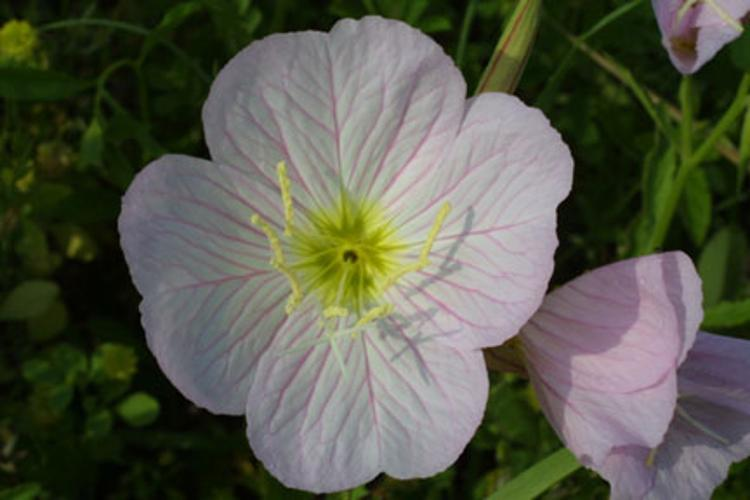
#> input picture image_processing/bunga1.jpg, 750 x 500 px
$ jupyter execute ip_gradien.ipynb   (older library calls are emulated)
#> lines starting #> are read from the running program, lines starting #| are printed output that depends on the picture
[cell 1]
# import the necessary packages
import matplotlib.pyplot as plt
import numpy as np
import cv2

[cell 2]
def plt_imshow(title, image):
	# convert the image frame BGR to RGB color space and display it
	image = cv2.cvtColor(image, cv2.COLOR_BGR2RGB)
	plt.imshow(image)
	plt.title(title)
	plt.grid(False)
	plt.show()

[cell 3]
# # construct the argument parser and parse the arguments
# ap = argparse.ArgumentParser()
# ap.add_argument("-i", "--image", type=str, required=True,
# 	help="path to input image")
# ap.add_argument("-s", "--scharr", type=int, default=0,
# 	help="path to input image")

# since we are using Jupyter Notebooks we can replace our argument
# parsing code with *hard coded* arguments and values
args = {
	"image": "bunga1.jpg",
    "scharr": 0
}

[cell 4]
# load the image, convert it to grayscale, and display the original
# grayscale image
image = cv2.imread(args["image"])
#> image is the input picture: shape (500, 750, 3); mean B, G, R 75, 89.8, 87.5
gray = cv2.cvtColor(image, cv2.COLOR_BGR2GRAY)
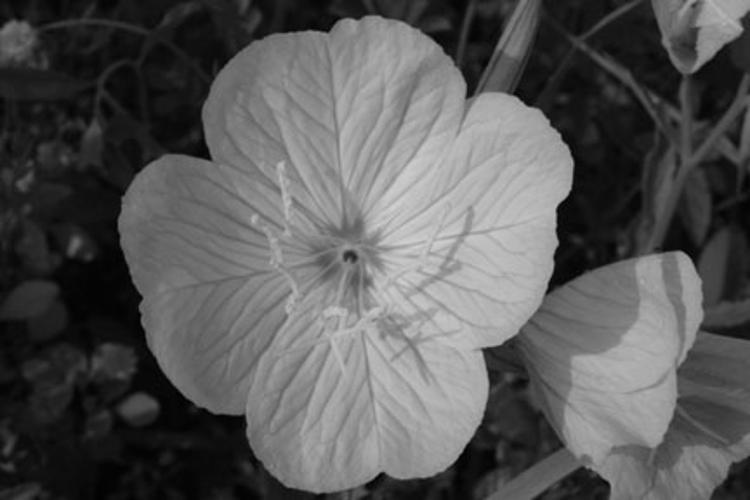
#> gray: shape (500, 750); min 0, max 209, mean 87.4
plt_imshow("Gray", gray)

[cell 5]
# set the kernel size, depending on whether we are using the Sobel
# operator of the Scharr operator, then compute the gradients along
# the x and y axis, respectively
ksize = -1 if args["scharr"] > 0 else 3
gX = cv2.Sobel(gray, ddepth=cv2.CV_32F, dx=1, dy=0, ksize=ksize)
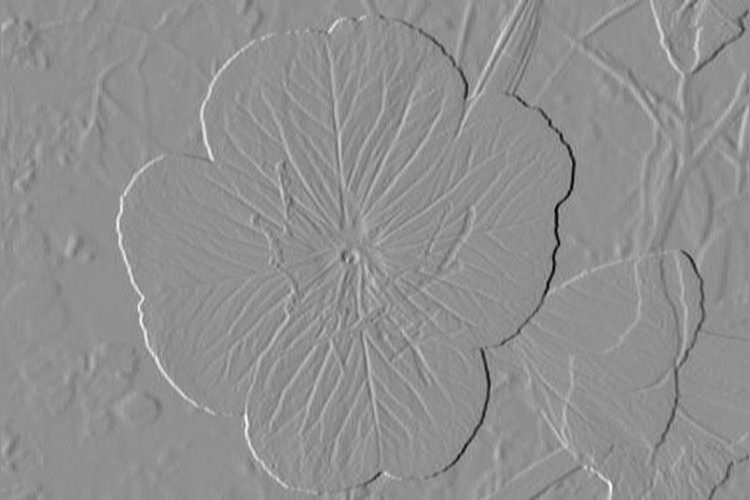
#> gX: shape (500, 750) float32; min -438, max 336, mean 0.3; drawn with min black and max white
gY = cv2.Sobel(gray, ddepth=cv2.CV_32F, dx=0, dy=1, ksize=ksize)
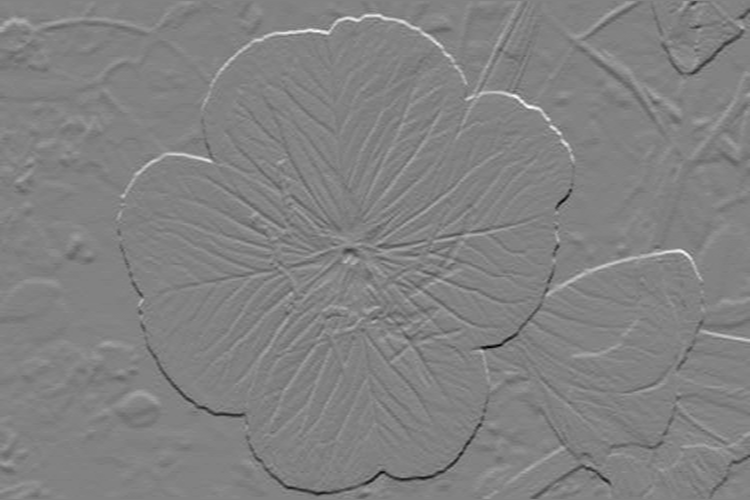
#> gY: shape (500, 750) float32; min -390, max 375, mean 0; drawn with min black and max white

# the gradient magnitude images are now of the floating point data
# type, so we need to take care to convert them back a to unsigned
# 8-bit integer representation so other OpenCV functions can operate
# on them and visualize them
gX = cv2.convertScaleAbs(gX)
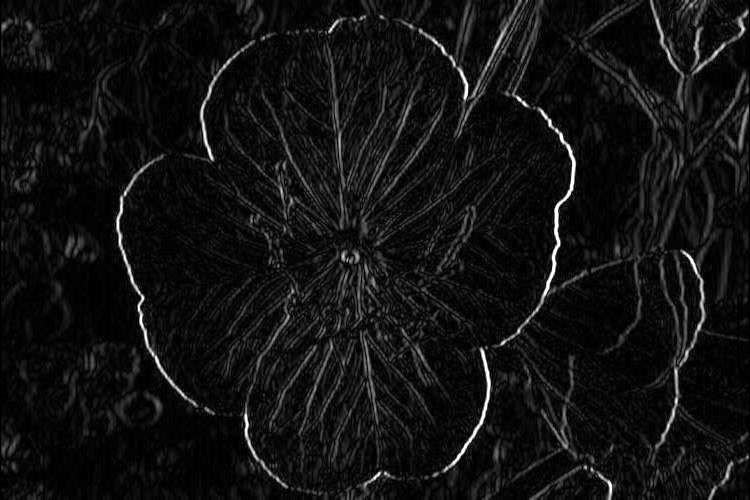
#> gX: shape (500, 750); min 0, max 255, mean 18
gY = cv2.convertScaleAbs(gY)
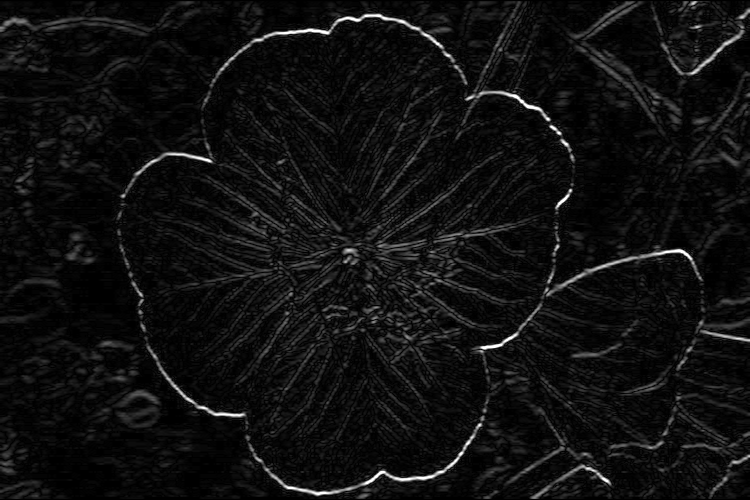
#> gY: shape (500, 750); min 0, max 255, mean 16

# combine the gradient representations into a single image
combined = cv2.addWeighted(gX, 0.5, gY, 0.5, 0)
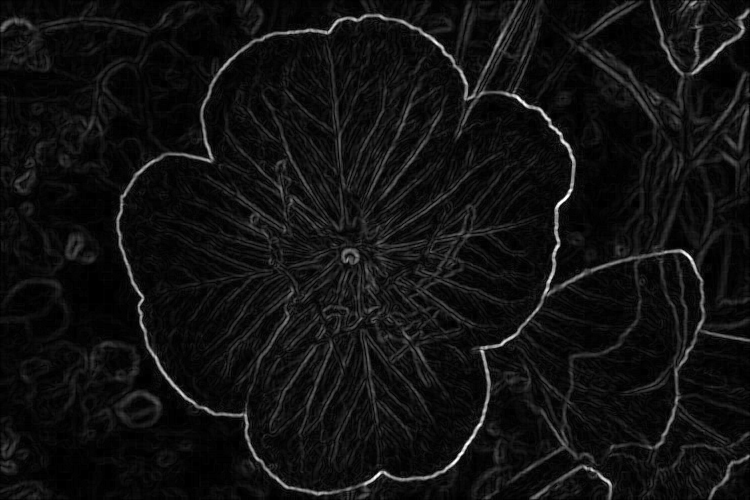
#> combined: shape (500, 750); min 0, max 255, mean 17

# show our output images
plt_imshow("Sobel/Scharr X", gX)
plt_imshow("Sobel/Scharr Y", gY)
plt_imshow("Sobel/Scharr Combined", combined)

[cell 6]
# load the input image and convert it to grayscale
image = cv2.imread(args["image"])
gray = cv2.cvtColor(image, cv2.COLOR_BGR2GRAY)

# compute gradients along the x and y axis, respectively
gX = cv2.Sobel(gray, cv2.CV_64F, 1, 0)
gY = cv2.Sobel(gray, cv2.CV_64F, 0, 1)

# compute the gradient magnitude and orientation
magnitude = np.sqrt((gX ** 2) + (gY ** 2))
orientation = np.arctan2(gY, gX) * (180 / np.pi) % 180
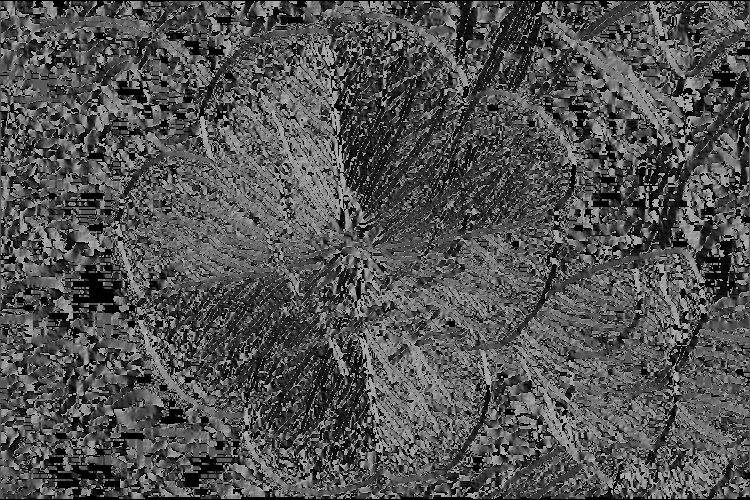
#> orientation: shape (500, 750) float64; min 0, max 179.8, mean 82

[cell 7]
# initialize a figure to display the input grayscale image along with
# the gradient magnitude and orientation representations, respectively
(fig, axs) = plt.subplots(nrows=1, ncols=3, figsize=(8, 4))

# plot each of the images
axs[0].imshow(gray, cmap="gray")
axs[1].imshow(magnitude, cmap="jet")
axs[2].imshow(orientation, cmap="jet")

# set the titles of each axes
axs[0].set_title("Grayscale")
axs[1].set_title("Gradient Magnitude")
axs[2].set_title("Gradient Orientation [0, 180]")

# loop over each of the axes and turn off the x and y ticks
for i in range(0, 3):
	axs[i].get_xaxis().set_ticks([])
	axs[i].get_yaxis().set_ticks([])

# show the plots
plt.tight_layout()
plt.show()
